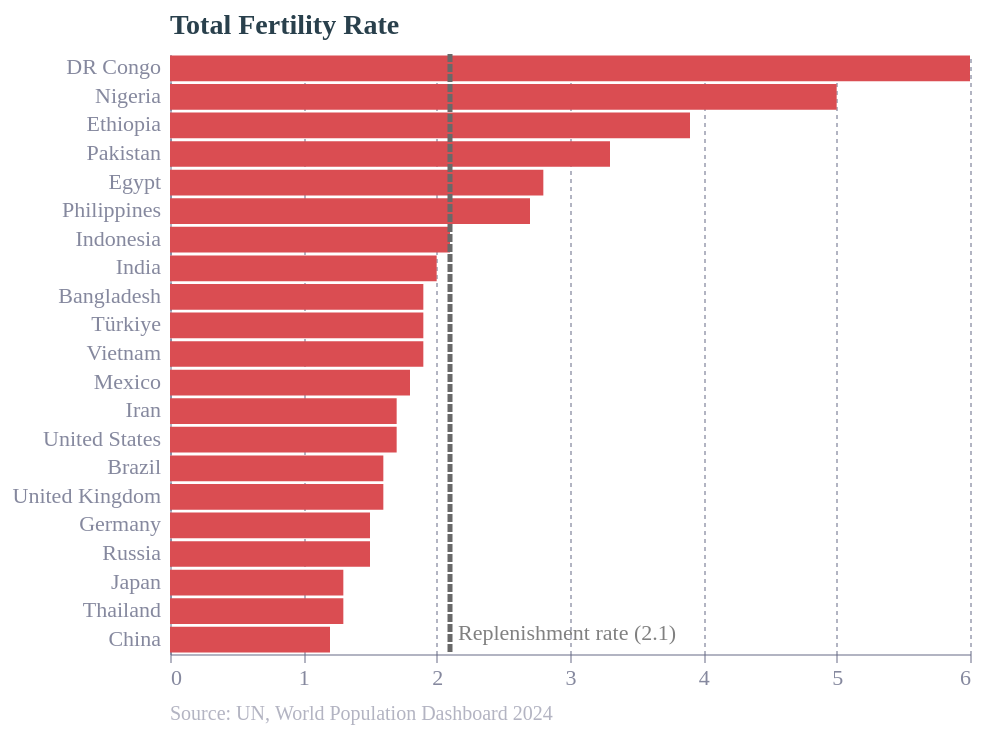

Vega-Lite specification for this chart:
### Vega-Lite specification from a JSON file in a GitHub repository (floating-point values rounded to 4 significant figures)
{"config": {"font": "Circular Std", "text": {"color": "#676A86", "align": "left", "baseline": "middle", "dx": 7, "dy": 0, "fontSize": 11}, "view": {"stroke": null, "continuousWidth": 400, "continuousHeight": 300, "discreteWidth": 400, "discreteHeight": 300}, "bar": {"color": "#179fdb"}, "line": {"color": "#e6224b"}, "rule": {"color": "#676A86"}, "point": {"filled": true, "size": 80, "color": "#e6224b", "opacity": 0.95}, "geoshape": {"stroke": "white", "strokeWidth": 0.3}, "rect": {"fill": "#d6d4d4", "opacity": 0.3}, "axis": {"labelColor": "#676A86", "labelFontSize": 11, "labelFont": "Circular Std", "labelOpacity": 0.8, "tickColor": "#676A86", "tickOpacity": 0.5, "domainColor": "#676A86", "domainOpacity": 0.5, "gridColor": "#676A86", "gridDash": [2, 2], "gridOpacity": 0.5, "title": null, "titleColor": "#676A86", "titleOpacity": 0.8, "tickSize": 4}, "axisXDiscrete": {"grid": false, "labelAngle": 0, "tickCount": 10, "tickOpacity": 0.5, "title": null}, "axisYDiscrete": {"ticks": false, "labelPadding": 5}, "axisXTemporal": {"grid": false, "ticks": true}, "axisXQuantitative": {"grid": true}, "axisYQuantitative": {"gridColor": "#676A86", "gridDash": [1, 5], "gridOpacity": 0.5, "ticks": false, "labelPadding": 5, "tickCount": 8, "titleAngle": 0, "titleAlign": "left", "titleBaseline": "bottom", "titleX": 0, "titleY": -5}, "title": {"color": "#122b39E6", "subtitleColor": "#122b39CC", "font": "Circular Std", "subtitleFont": "Circular Std", "anchor": "start", "fontSize": 14, "subtitleFontSize": 11, "subtitlePadding": 4, "offset": 6, "frame": "group"}, "legend": {"titleColor": "#122b39", "title": null, "labelColor": "#122b39", "labelFontSize": 11}}, "layer": [{"data": {"name": "data-0d6e1db79c25dcf101d52ef904c20587"}, "mark": {"type": "bar"}, "encoding": {"color": {"condition": {"test": "(datum.Country === 'Rest of World')", "value": "grey"}, "value": "rgb(218,77,82)"}, "x": {"axis": {"tickCount": 5}, "field": "Total fertility rate", "type": "quantitative"}, "y": {"field": "Country", "sort": "-x", "type": "nominal"}}, "title": {"text": "Total Fertility Rate", "anchor": "start"}}, {"data": {"name": "data-e366e5af3cf6122e1aac90b6472a19e5"}, "mark": {"type": "rule", "color": "dimgrey", "size": 2.5, "strokeDash": [4, 1]}, "encoding": {"x": {"field": "x", "type": "quantitative"}}}, {"data": {"name": "data-e366e5af3cf6122e1aac90b6472a19e5"}, "mark": {"type": "text", "color": "grey", "dx": 4}, "encoding": {"text": {"value": "Replenishment rate (2.1)"}, "x": {"field": "x", "type": "quantitative"}, "y": {"value": 290}}}, {"data": {"name": "data-d285a7403ed98ae579761d64a864032b"}, "mark": {"type": "text", "align": "left", "dx": 0, "dy": 0, "fontSize": 10, "opacity": 0.5, "text": "Source: UN, World Population Dashboard 2024"}, "encoding": {"x": {"value": 0}, "y": {"value": 330}}}], "height": 300, "width": 400, "$schema": "https://vega.github.io/schema/vega-lite/v5.17.0.json", "datasets": {"data-0d6e1db79c25dcf101d52ef904c20587": [{"Country": "Bangladesh", "ISO3": "BGD", "Population": 174.7, "Pop. doubling time": 70, "Total fertility rate": 1.9, "Life expectancy (male)": 72, "Life expectancy (female)": 77}, {"Country": "Brazil", "ISO3": "BRA", "Population": 217.6, "Pop. doubling time": 127, "Total fertility rate": 1.6, "Life expectancy (male)": 73, "Life expectancy (female)": 79}, {"Country": "China", "ISO3": "CHN", "Population": 1425.0, "Pop. doubling time": "-", "Total fertility rate": 1.2, "Life expectancy (male)": 76, "Life expectancy (female)": 82}, {"Country": "DR Congo", "ISO3": "COD", "Population": 105.6, "Pop. doubling time": 21, "Total fertility rate": 6.0, "Life expectancy (male)": 59, "Life expectancy (female)": 63}, {"Country": "Egypt", "ISO3": "EGY", "Population": 114.5, "Pop. doubling time": 44, "Total fertility rate": 2.8, "Life expectancy (male)": 70, "Life expectancy (female)": 75}, {"Country": "Ethiopia", "ISO3": "ETH", "Population": 129.7, "Pop. doubling time": 28, "Total fertility rate": 3.9, "Life expectancy (male)": 64, "Life expectancy (female)": 70}, {"Country": "Germany", "ISO3": "DEU", "Population": 83.3, "Pop. doubling time": "-", "Total fertility rate": 1.5, "Life expectancy (male)": 80, "Life expectancy (female)": 85}, {"Country": "India", "ISO3": "IND", "Population": 1442.0, "Pop. doubling time": 77, "Total fertility rate": 2.0, "Life expectancy (male)": 71, "Life expectancy (female)": 74}, {"Country": "Indonesia", "ISO3": "IDN", "Population": 279.8, "Pop. doubling time": 87, "Total fertility rate": 2.1, "Life expectancy (male)": 69, "Life expectancy (female)": 73}, {"Country": "Iran", "ISO3": "IRN", "Population": 89.8, "Pop. doubling time": 101, "Total fertility rate": 1.7, "Life expectancy (male)": 75, "Life expectancy (female)": 80}, {"Country": "Japan", "ISO3": "JPN", "Population": 122.6, "Pop. doubling time": "-", "Total fertility rate": 1.3, "Life expectancy (male)": 82, "Life expectancy (female)": 88}, {"Country": "Mexico", "ISO3": "MEX", "Population": 129.4, "Pop. doubling time": 97, "Total fertility rate": 1.8, "Life expectancy (male)": 72, "Life expectancy (female)": 79}, {"Country": "Nigeria", "ISO3": "NGA", "Population": 229.2, "Pop. doubling time": 29, "Total fertility rate": 5.0, "Life expectancy (male)": 54, "Life expectancy (female)": 55}, {"Country": "Pakistan", "ISO3": "PAK", "Population": 245.2, "Pop. doubling time": 36, "Total fertility rate": 3.3, "Life expectancy (male)": 65, "Life expectancy (female)": 70}, {"Country": "Philippines", "ISO3": "PHL", "Population": 119.1, "Pop. doubling time": 47, "Total fertility rate": 2.7, "Life expectancy (male)": 70, "Life expectancy (female)": 74}, {"Country": "Russia", "ISO3": "RUS", "Population": 144.0, "Pop. doubling time": "-", "Total fertility rate": 1.5, "Life expectancy (male)": 70, "Life expectancy (female)": 79}, {"Country": "Thailand", "ISO3": "THA", "Population": 71.9, "Pop. doubling time": "-", "Total fertility rate": 1.3, "Life expectancy (male)": 76, "Life expectancy (female)": 84}, {"Country": "Türkiye", "ISO3": "TUR", "Population": 86.3, "Pop. doubling time": 137, "Total fertility rate": 1.9, "Life expectancy (male)": 76, "Life expectancy (female)": 82}, {"Country": "United Kingdom", "ISO3": "GBR", "Population": 68.0, "Pop. doubling time": "-", "Total fertility rate": 1.6, "Life expectancy (male)": 81, "Life expectancy (female)": 84}, {"Country": "United States", "ISO3": "USA", "Population": 341.8, "Pop. doubling time": 132, "Total fertility rate": 1.7, "Life expectancy (male)": 77, "Life expectancy (female)": 82}, {"Country": "Vietnam", "ISO3": "VNM", "Population": 99.5, "Pop. doubling time": 111, "Total fertility rate": 1.9, "Life expectancy (male)": 70, "Life expectancy (female)": 80}], "data-e366e5af3cf6122e1aac90b6472a19e5": [{"x": 2.1}], "data-d285a7403ed98ae579761d64a864032b": [{"x": 0}]}}
